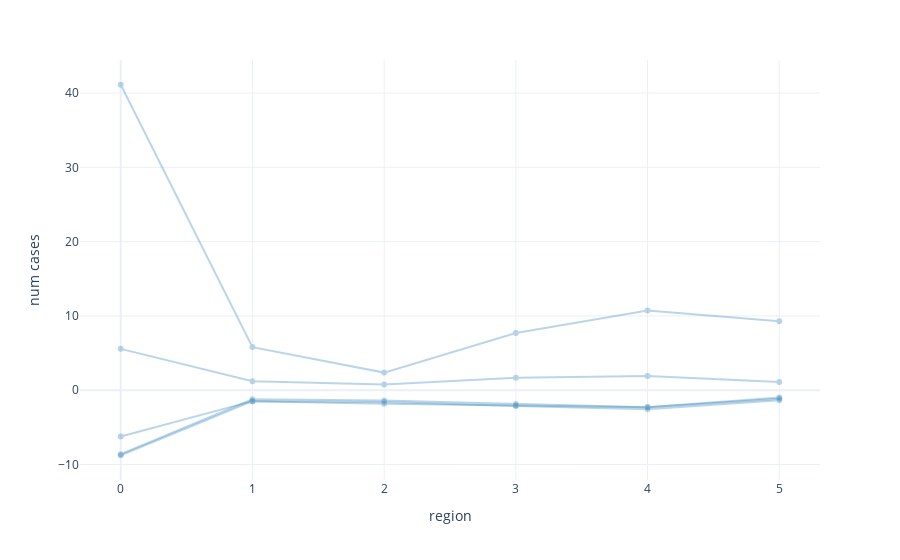

The code cell stored with this chart in its notebook:
### Code cell
plot_process(jnp.expand_dims(vae_draws, axis = 0))

### Figure 1 — Plotly figure (JSON) as saved in the notebook; plotly's stock layout.template omitted (floating-point values rounded to 4 significant figures)
{"data": [{"hovertemplate": "<extra></extra>", "legendgroup": "", "line": {"color": "#636efa", "dash": "solid"}, "marker": {"symbol": "circle"}, "mode": "lines", "name": "", "orientation": "v", "showlegend": false, "type": "scatter", "xaxis": "x", "yaxis": "y"}, {"line": {"color": "rgb(31, 119, 180)"}, "opacity": 0.3, "type": "scatter", "x": [0, 1, 2, 3, 4, 5], "y": [41.12, 5.802, 2.372, 7.698, 10.73, 9.288]}, {"line": {"color": "rgb(31, 119, 180)"}, "opacity": 0.3, "type": "scatter", "x": [0, 1, 2, 3, 4, 5], "y": [-8.752, -1.475, -1.582, -2.123, -2.551, -1.348]}, {"line": {"color": "rgb(31, 119, 180)"}, "opacity": 0.3, "type": "scatter", "x": [0, 1, 2, 3, 4, 5], "y": [-6.224, -1.467, -1.82, -2.061, -2.278, -0.9658]}, {"line": {"color": "rgb(31, 119, 180)"}, "opacity": 0.3, "type": "scatter", "x": [0, 1, 2, 3, 4, 5], "y": [5.569, 1.208, 0.7783, 1.664, 1.903, 1.103]}, {"line": {"color": "rgb(31, 119, 180)"}, "opacity": 0.3, "type": "scatter", "x": [0, 1, 2, 3, 4, 5], "y": [-8.606, -1.225, -1.371, -1.855, -2.278, -1.139]}], "layout": {"legend": {"tracegroupgap": 0}, "margin": {"t": 60}, "showlegend": false, "xaxis": {"anchor": "y", "domain": [0, 1], "title": {"text": "region"}}, "yaxis": {"anchor": "x", "domain": [0, 1], "title": {"text": "num cases"}}}}
